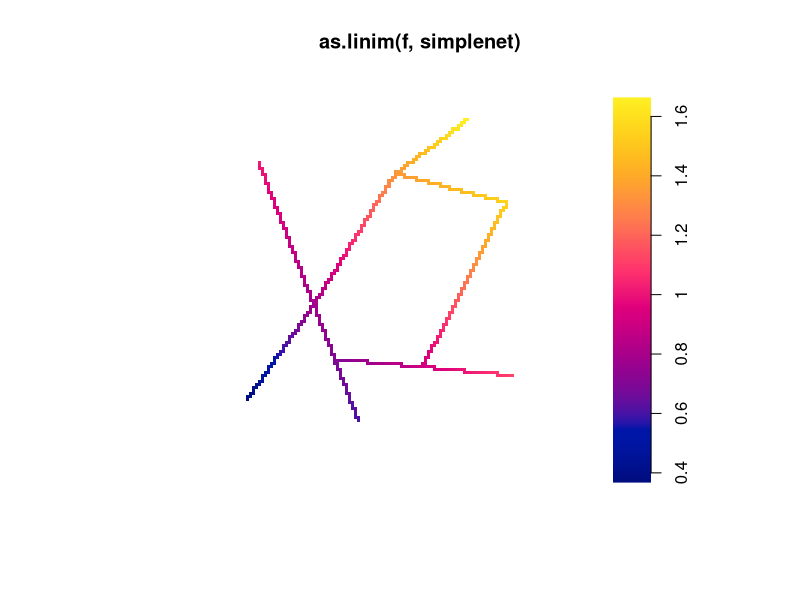

This chart was generated by the following R code:
library(spatstat)


### Name: as.linim
### Title: Convert to Pixel Image on Linear Network
### Aliases: as.linim as.linim.linim as.linim.linfun as.linim.default
### Keywords: spatial manip

### ** Examples

  f <- function(x,y){ x + y }
  plot(as.linim(f, simplenet))
